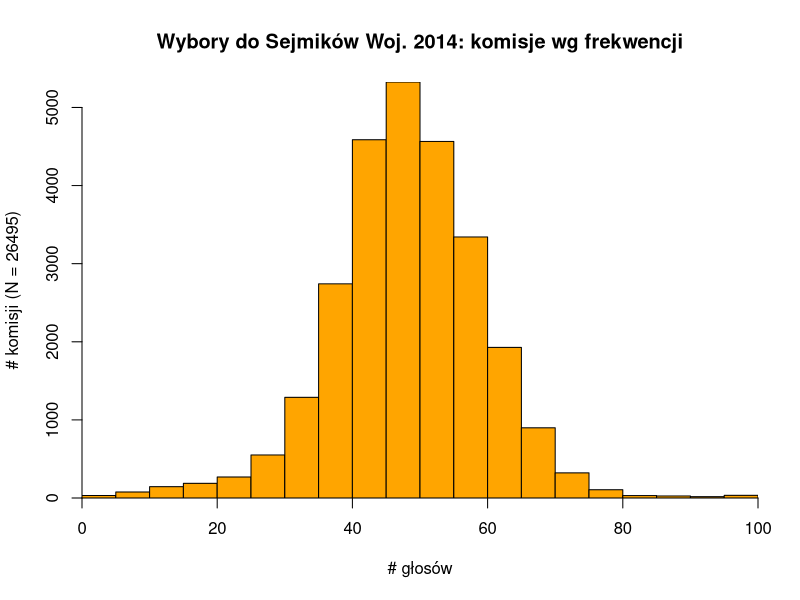
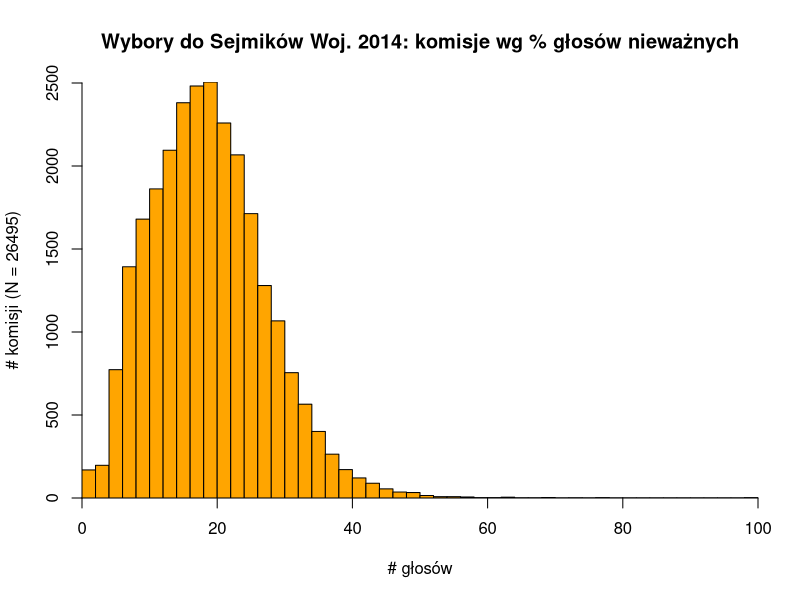

Recreate these plots in R, in order.
d <- read.csv("komisje-frekwencja-ws2014.csv", sep = ';',  header=T, na.string="NA");
str(d)

pdf(file="komisje-frekwencja-ws2014.pdf", onefile = TRUE);
hist(d$freq, breaks=seq(0, 100, by=5),
       freq=TRUE,col="orange",main="Wybory do Sejmików Woj. 2014: komisje wg frekwencji",
       xlab="# głosów",ylab="# komisji (N = 26495)",yaxs="i",xaxs="i")

summary(d$freq)

hist(d$pgnw, breaks=seq(0, 100, by=2),
       freq=TRUE,col="orange",main="Wybory do Sejmików Woj. 2014: komisje wg % głosów nieważnych",
       xlab="# głosów",ylab="# komisji (N = 26495)",yaxs="i",xaxs="i")

summary(d$pgnw)

dev.off()
